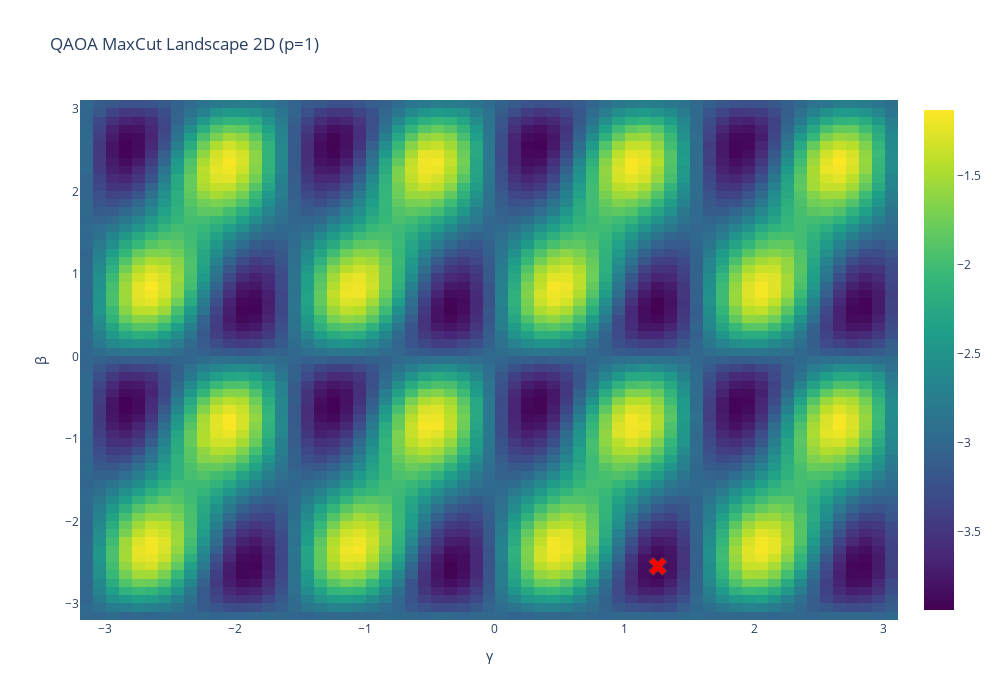

Write notebook code for a chart like this one.
### Code cell
# Plot Heatmap 
heatmap = plot_heatmap(landscape)
heatmap = display_minimum(heatmap, min_beta, min_gamma, min_exp)

### Figure 1 — Plotly figure (JSON) as saved in the notebook; plotly's stock layout.template omitted (floating-point values rounded to 4 significant figures; data arrays with more than 128 entries replaced by an {"elided": "..."} marker saying what was removed)
{"data": [{"colorscale": [[0, "#440154"], [0.1111, "#482878"], [0.2222, "#3e4989"], [0.3333, "#31688e"], [0.4444, "#26828e"], [0.5556, "#1f9e89"], [0.6667, "#35b779"], [0.7778, "#6ece58"], [0.8889, "#b5de2b"], [1, "#fde725"]], "hovertemplate": "γ: %{x:.2f}<br>β: %{y:.2f}<br>Exp.Value: %{z:.2f}<extra></extra>", "name": "Landscape", "type": "heatmap", "x": [-3.142, -3.042, -2.942, -2.842, -2.742, -2.642, -2.542, -2.442, -2.342, -2.242, -2.142, -2.042, -1.942, -1.842, -1.742, -1.642, -1.542, -1.442, -1.342, -1.242, -1.142, -1.042, -0.9416, -0.8416, -0.7416, -0.6416, -0.5416, -0.4416, -0.3416, -0.2416, -0.1416, -0.04159, 0.05841, 0.1584, 0.2584, 0.3584, 0.4584, 0.5584, 0.6584, 0.7584, 0.8584, 0.9584, 1.058, 1.158, 1.258, 1.358, 1.458, 1.558, 1.658, 1.758, 1.858, 1.958, 2.058, 2.158, 2.258, 2.358, 2.458, 2.558, 2.658, 2.758, 2.858, 2.958, 3.058], "y": [-3.142, -3.042, -2.942, -2.842, -2.742, -2.642, -2.542, -2.442, -2.342, -2.242, -2.142, -2.042, -1.942, -1.842, -1.742, -1.642, -1.542, -1.442, -1.342, -1.242, -1.142, -1.042, -0.9416, -0.8416, -0.7416, -0.6416, -0.5416, -0.4416, -0.3416, -0.2416, -0.1416, -0.04159, 0.05841, 0.1584, 0.2584, 0.3584, 0.4584, 0.5584, 0.6584, 0.7584, 0.8584, 0.9584, 1.058, 1.158, 1.258, 1.358, 1.458, 1.558, 1.658, 1.758, 1.858, 1.958, 2.058, 2.158, 2.258, 2.358, 2.458, 2.558, 2.658, 2.758, 2.858, 2.958, 3.058], "z": {"elided": "63x63 float values"}}, {"hovertemplate": "Global Minimium<br>γ: %{x:.2f}<br>β: %{y:.2f}<br>Exp.Value: %{text:.2f}<extra></extra>", "marker": {"color": "red", "line": {"width": 1}, "size": 16, "symbol": [204]}, "mode": "markers", "name": "Global Minimium -3.9382500648498535", "text": ["-3.9382500648498535"], "type": "scatter", "x": [1.258], "y": [-2.542]}], "layout": {"height": 700, "legend": {"x": 1.2, "xanchor": "left", "y": 0.99, "yanchor": "top"}, "title": {"text": "QAOA MaxCut Landscape 2D (p=1)"}, "width": 1000, "xaxis": {"title": {"text": "γ"}}, "yaxis": {"title": {"text": "β"}}}}
